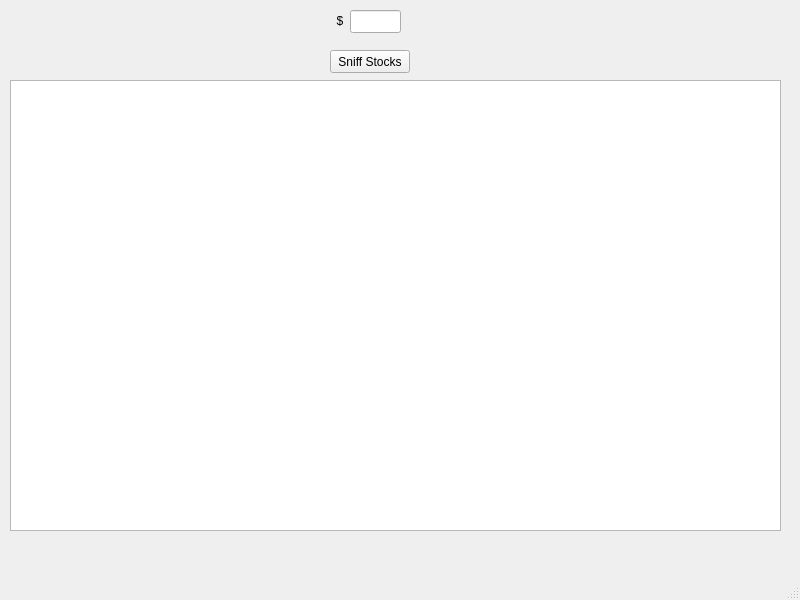
<?xml version="1.0" encoding="UTF-8"?>
<ui version="4.0">
 <class>MainWindow</class>
 <widget class="QMainWindow" name="MainWindow">
  <property name="geometry">
   <rect>
    <x>0</x>
    <y>0</y>
    <width>800</width>
    <height>600</height>
   </rect>
  </property>
  <property name="windowTitle">
   <string>MainWindow</string>
  </property>
  <widget class="QWidget" name="centralwidget">
   <widget class="QPushButton" name="searchButton">
    <property name="geometry">
     <rect>
      <x>330</x>
      <y>50</y>
      <width>80</width>
      <height>23</height>
     </rect>
    </property>
    <property name="text">
     <string>Sniff Stocks</string>
    </property>
   </widget>
   <widget class="QLineEdit" name="budgetInput">
    <property name="geometry">
     <rect>
      <x>350</x>
      <y>10</y>
      <width>51</width>
      <height>23</height>
     </rect>
    </property>
    <property name="autoFillBackground">
     <bool>false</bool>
    </property>
   </widget>
   <widget class="QPlainTextEdit" name="stockList">
    <property name="geometry">
     <rect>
      <x>10</x>
      <y>80</y>
      <width>771</width>
      <height>451</height>
     </rect>
    </property>
   </widget>
   <widget class="QLabel" name="label">
    <property name="geometry">
     <rect>
      <x>330</x>
      <y>11</y>
      <width>20</width>
      <height>20</height>
     </rect>
    </property>
    <property name="text">
     <string>$</string>
    </property>
    <property name="scaledContents">
     <bool>true</bool>
    </property>
    <property name="alignment">
     <set>Qt::AlignCenter</set>
    </property>
   </widget>
  </widget>
  <widget class="QMenuBar" name="menubar">
   <property name="geometry">
    <rect>
     <x>0</x>
     <y>0</y>
     <width>800</width>
     <height>20</height>
    </rect>
   </property>
  </widget>
  <widget class="QStatusBar" name="statusbar"/>
 </widget>
 <resources/>
 <connections/>
</ui>
